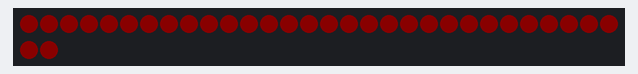
Bench run of a sketch on a simulated ATtiny85, built with avr-gcc and run on an emulated ATtiny85. On the bench: 32 RGB LEDs in strip order, left to right, continuing on the next row. Dim RGB values are drawn brighter than linear; random numbers use the default seed unless the sketch sets one.

Above: at 0.1 s.
At 3.0 s:
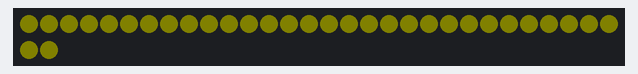
At 6.0 s:
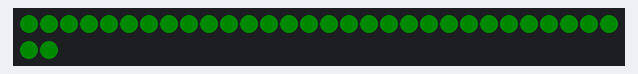
At 9.4 s:
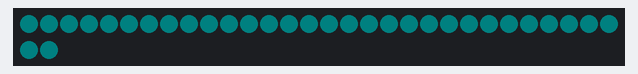
At 15.8 s:
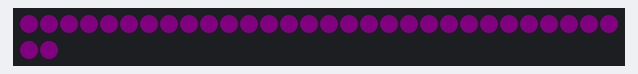
At 31.4 s:
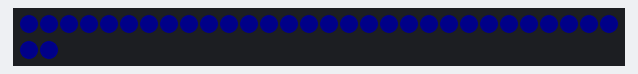

The sketch:

Goggles.ino
```cpp
// Low power NeoPixel goggles example.  Makes a nice blinky display
// with just a few LEDs on at any time.

#include <Adafruit_NeoPixel.h>
#ifdef __AVR_ATtiny85__ // Trinket, Gemma, etc.
#include <avr/power.h>
#endif

#define PIN 3

Adafruit_NeoPixel pixels = Adafruit_NeoPixel(32, PIN);

uint8_t  mode   = 0, // Current animation effect
         offset = 0; // Position of spinny eyes
uint32_t color  = 0xFF0000; // Start red
uint32_t prevTime;

void setup() {
#ifdef __AVR_ATtiny85__ // Trinket, Gemma, etc.
  if (F_CPU == 16000000) clock_prescale_set(clock_div_1);
#endif
  pixels.begin();
  pixels.setBrightness(10);
  prevTime = millis();
}

void loop() {
  for (int x = 0;  x < 255; x++) {
    ColorAllWithWait(Wheel(x), 5);
  }
    for (int x = 0;  x < 255; x++) {
    ColorAllWithWait(Wheel(x), 5);
  }

  for (uint16_t i = 0; i < pixels.numPixels(); i++) {
    pixels.setPixelColor(i,pixels.Color(0, 0, 0) );
    pixels.show();
    delay(50);
  }
  delay(350);

  straightBlueFire();

  straightBlueFire();

  straightBlueFire();

  for (uint16_t i = 0; i < pixels.numPixels(); i++) {
    pixels.setPixelColor(i,pixels.Color(0, 0, 0) );
    pixels.show();
    delay(50);
  }
  delay(350);
}

void ColorAllWithWait(uint32_t c, uint8_t t) { //C is color for all strips, t is time
    for (uint16_t i = 0; i < 32; i++) {
    pixels.setPixelColor(i, c);
    pixels.show();
  }
  delay(t);
}

void straightBlueFire()
{
  //3 Second burst
  for (int iter = 0; iter <= 30; iter++)
  {
    for (int x = 0; x < pixels.numPixels(); x++)
    {
      int color1 = regulate(random(128, 212) + 255);
      pixels.setPixelColor(x, Wheel(color1));
    }
    pixels.show();
    delay(100);
  }
}

int regulate(int x)
{
  if (x >= 0 && x <= 255)
    return x;
  else if (x > 255)
    return regulate(x - 255);
  else if (x < 0)
    return regulate(x + 255);
  return x;
}

uint32_t Wheel(byte WheelPos) {
  int LANE_TEMP = 2;
  //temp pixel object to return color from
  Adafruit_NeoPixel LaneTemp = Adafruit_NeoPixel(32, 0, NEO_GRB + NEO_KHZ800);
  WheelPos = 255 - WheelPos;
  if (WheelPos < 85)    return LaneTemp.Color(255 - WheelPos * 3, 0, WheelPos * 3);
  if (WheelPos < 170) {
    WheelPos -= 85;       return LaneTemp.Color(0, WheelPos * 3, 255 - WheelPos * 3);
  }
  WheelPos -= 170;      return LaneTemp.Color(WheelPos * 3, 255 - WheelPos * 3, 0);
}
```
